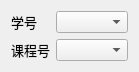
   <widget class="QWidget" name="layoutWidget">
    <property name="geometry">
     <rect>
      <x>770</x>
      <y>590</y>
      <width>101</width>
      <height>46</height>
     </rect>
    </property>
    <property name="sizePolicy">
     <sizepolicy hsizetype="Fixed" vsizetype="Preferred">
      <horstretch>0</horstretch>
      <verstretch>0</verstretch>
     </sizepolicy>
    </property>
    <layout class="QGridLayout" name="gridLayout_2">
     <item row="0" column="0">
      <widget class="QLabel" name="ID_label_8">
       <property name="sizePolicy">
        <sizepolicy hsizetype="Fixed" vsizetype="Preferred">
         <horstretch>0</horstretch>
         <verstretch>0</verstretch>
        </sizepolicy>
       </property>
       <property name="font">
        <font>
         <family>宋体</family>
         <pointsize>10</pointsize>
        </font>
       </property>
       <property name="text">
        <string>学号</string>
       </property>
      </widget>
     </item>
     <item row="0" column="1">
      <widget class="QComboBox" name="deleteStudentChoiceID">
       <property name="sizePolicy">
        <sizepolicy hsizetype="Fixed" vsizetype="Fixed">
         <horstretch>0</horstretch>
         <verstretch>0</verstretch>
        </sizepolicy>
       </property>
      </widget>
     </item>
     <item row="1" column="0">
      <widget class="QLabel" name="label_4">
       <property name="sizePolicy">
        <sizepolicy hsizetype="Fixed" vsizetype="Preferred">
         <horstretch>0</horstretch>
         <verstretch>0</verstretch>
        </sizepolicy>
       </property>
       <property name="font">
        <font>
         <family>宋体</family>
         <pointsize>10</pointsize>
        </font>
       </property>
       <property name="text">
        <string>课程号</string>
       </property>
      </widget>
     </item>
     <item row="1" column="1">
      <widget class="QComboBox" name="deleteStudentChoiceCourseID">
       <property name="sizePolicy">
        <sizepolicy hsizetype="Fixed" vsizetype="Fixed">
         <horstretch>0</horstretch>
         <verstretch>0</verstretch>
        </sizepolicy>
       </property>
      </widget>
     </item>
    </layout>
   </widget>
